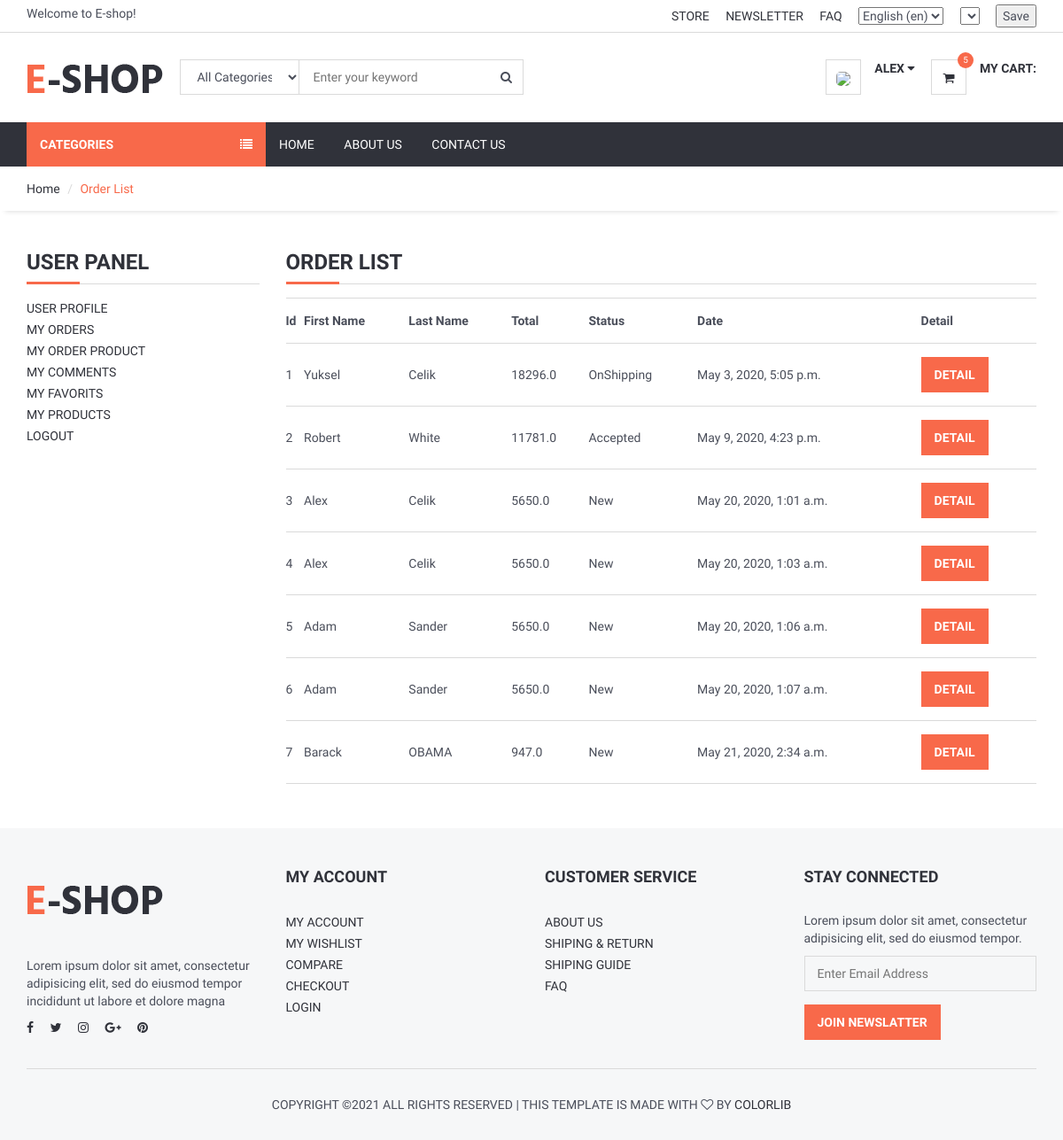
The page /user/orders/ (signed in) on the database as committed earlier.
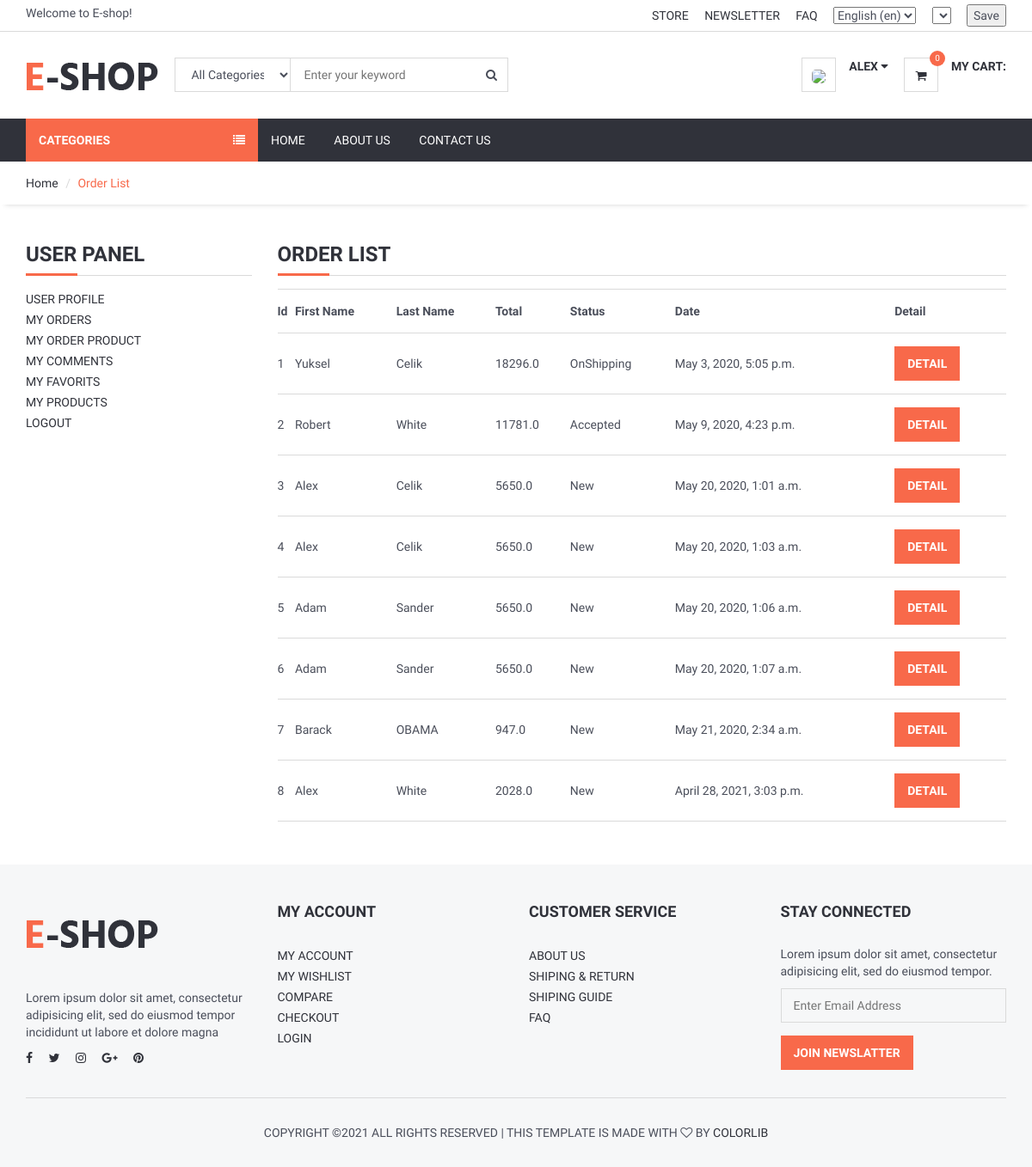
The same page on the database as committed later.
### order/models.py (models this page shows, shortened)
class Order(models.Model):
    STATUS = (
        ('New', 'New'),
        ('Accepted', 'Accepted'),
        ('Preaparing', 'Preaparing'),
        ('OnShipping', 'OnShipping'),
        ('Completed', 'Completed'),
        ('Canceled', 'Canceled'),
    )
    user = models.ForeignKey(User, on_delete=models.SET_NULL, null=True)
    code = models.CharField(max_length=5, editable=False )
    first_name = models.CharField(max_length=10)
    last_name = models.CharField(max_length=10)
    phone = models.CharField(blank=True, max_length=20)
    address = models.CharField(blank=True, max_length=150)
    city = models.CharField(blank=True, max_length=20)
    country = models.CharField(blank=True, max_length=20)
    total = models.FloatField()
    status=models.CharField(max_length=10,choices=STATUS,default='New')
    ip = models.CharField(blank=True, max_length=20)
    adminnote = models.CharField(blank=True, max_length=100)
    create_at=models.DateTimeField(auto_now_add=True)
    update_at=models.DateTimeField(auto_now=True)

### user/views.py (the view)
# urls.py: path('orders/', views.user_orders, name='user_orders'),
@login_required(login_url='/login') # Check login
def user_orders(request):
    current_user = request.user
    orders=Order.objects.filter(user_id=current_user.id)
    context = {#'category': category,
               'orders': orders,
               }
    return render(request, 'user_orders.html', context)

### home/templatetags/myapptags.py (called while the page is built)
@register.simple_tag
def shopcartcount(userid):
    count = ShopCart.objects.filter(user_id=userid).count()
    return count

### user/templates/user_orders.html (shortened to what this page needs)
{% extends 'homebase.html' %}
{% block sidebar %} {% include 'sidebar.html' %} {% endblock %}
{% block body %}
    <div id="breadcrumb">
        <div class="container">
            <ul class="breadcrumb">
                <li><a href="/">Home</a></li>
                <li class="active">Order List</li>
            </ul>
        </div>
    </div>
    <div class="section">
        <div class="container">
            <div class="row">
                <div class="col-md-3">
                    {% include "user_panel.html" %}
                </div>
                <div class="col-md-9">
                    <div class="order-summary clearfix">
                        <div class="section-title">
                            <h3 class="title">Order List</h3>
                        </div>
                        <table class="shopping-cart-table table">
                            <tr>
                                <th class="text-left">Id </th>
                                <th class="text-left">First Name </th>
                                <th class="text-left">Last Name </th>
                                <th class="text-left">Total </th>
                                <th class="text-left">Status </th>
                                <th class="text-left">Date </th>
                                <th class="text-left">Detail </th>
                            </tr>
                            {% for rs in orders %}
                                <tr>
                                    <td class="text-left">{{ rs.id}} </td>
                                    <td class="text-left">{{ rs.first_name}} </td>
                                    <td class="text-left">{{ rs.last_name}} </td>
                                    <td class="text-left">{{ rs.total}} </td>
                                    <td class="text-left">{{ rs.status}} </td>
                                    <td class="text-left">{{ rs.create_at}} </td>
                                    <td class="text-left"><a class="primary-btn" href="/user/orderdetail/{{ rs.id }}"> Detail </a></td>
                                </tr>
                            {% endfor %}
                        </table>
                    </div>
                </div>
            </div>
        </div>
    </div>
{% endblock %}

### home/templates/header.html (shortened to what the changed rows need)
{% load static %}
{% load i18n %}
{% load currency %}
<header>
    <div id="header">
        <div class="container">
            <div class="pull-right" >
                <ul class="header-btns">
                    <li class="header-cart dropdown default-dropdown">
                        <a href="{% url 'shopcart'%}" >
                            <div class="header-btns-icon">
                                <i class="fa fa-shopping-cart"></i>
                                {% load myapptags %}
                                {% shopcartcount user.id as count %}
                                <span class="qty">{{ count }}</span>
                            </div>
                            <br>
                        </a>
                    </li>
                </ul>
            </div>
        </div>
    </div>
</header>

Rows that differ between the two databases and show on the page:
added Order: id "8", first_name "Alex", last_name "White", total "2028.0", status "New", create_at "April 28, 2021, 3:03 p.m."
Other text that changed with them:
{{ count }}: "5" → "0"
